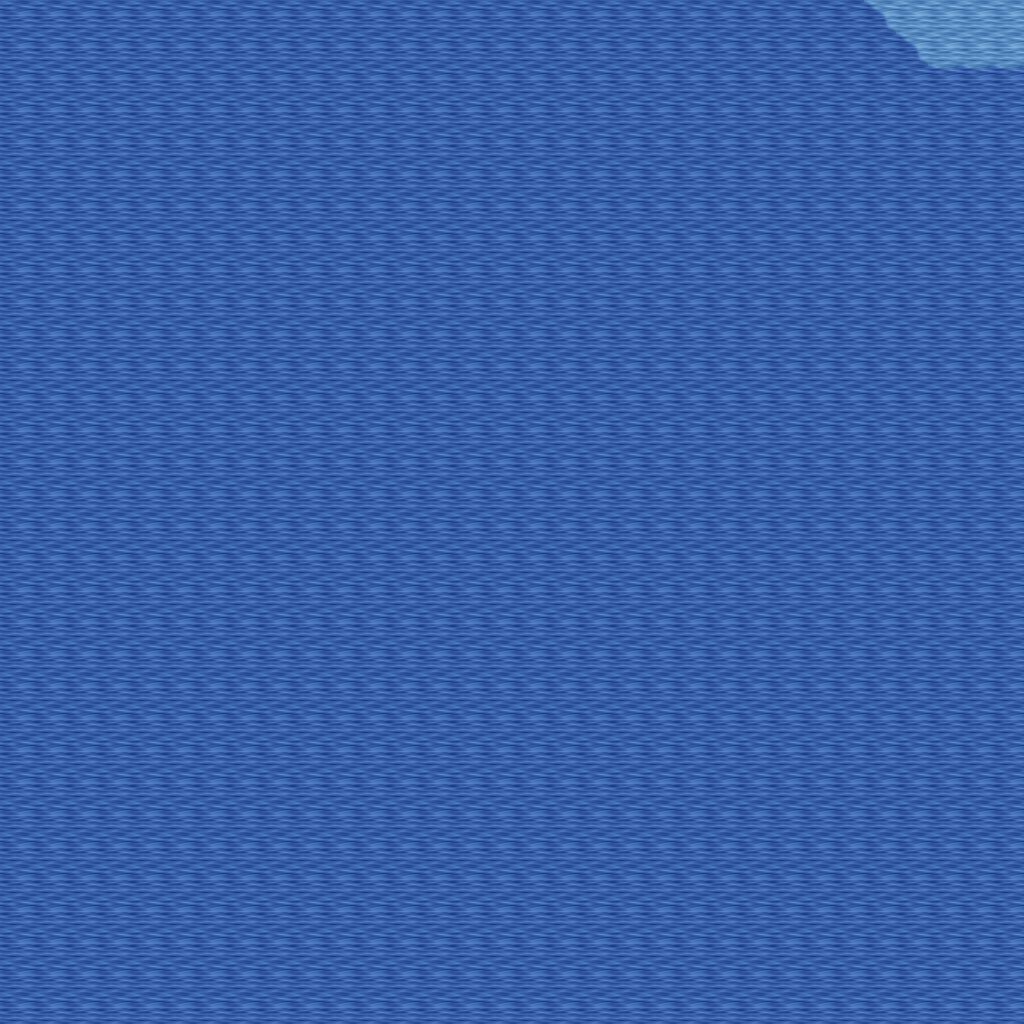

Below is a game level as drawn by its tile map, then a one-line description and the .tmx that defines it (tile-layer data replaced by summaries):
An orthogonal 32x32 tile map with 32x32 px tiles, 5 tile layers (Ground, Objects, Objects2, Above, ...), 1 hidden layer not drawn, 24 tilesets.

<map version="1.10" tiledversion="1.11.0" orientation="orthogonal" renderorder="right-down" width="32" height="32" tilewidth="32" tileheight="32" infinite="0" nextlayerid="11" nextobjectid="1">
 <tileset firstgid="1" name="ground_ground" tilewidth="32" tileheight="32" tilecount="33" columns="3">
  <image source="../drawable/ground_ground.png" width="96" height="352" />
 </tileset>
 <tileset firstgid="34" name="ground_ridge_earth_dark" tilewidth="32" tileheight="32" tilecount="96" columns="12">
  <image source="../drawable/ground_ridge_earth_dark.png" width="384" height="256" />
 </tileset>
 <tileset firstgid="130" name="ground_grass_edges" tilewidth="32" tileheight="32" tilecount="36" columns="12">
  <image source="../drawable/ground_grass_edges.png" width="384" height="96" />
 </tileset>
 <tileset firstgid="166" name="ground_water_pool" tilewidth="32" tileheight="32" tilecount="72" columns="3">
  <image source="../drawable/ground_water_pool.png" width="96" height="768" />
 </tileset>
 <tileset firstgid="238" name="plant_flower_daisy_white" tilewidth="32" tileheight="32" tilecount="8" columns="2">
  <image source="../drawable/plant_flower_daisy_white.png" width="64" height="128" />
 </tileset>
 <tileset firstgid="246" name="ground_rock_pebbles" tilewidth="32" tileheight="32" tilecount="3" columns="1">
  <image source="../drawable/ground_rock_pebbles.png" width="32" height="96" />
 </tileset>
 <tileset firstgid="249" name="plant_grasses" tilewidth="32" tileheight="32" tilecount="6" columns="3">
  <image source="../drawable/plant_grasses.png" width="96" height="64" />
 </tileset>
 <tileset firstgid="255" name="plant_flower_daisy_yellow" tilewidth="32" tileheight="32" tilecount="8" columns="2">
  <image source="../drawable/plant_flower_daisy_yellow.png" width="64" height="128" />
 </tileset>
 <tileset firstgid="263" name="ground_grass_corners" tilewidth="32" tileheight="32" tilecount="24" columns="6">
  <image source="../drawable/ground_grass_corners.png" width="192" height="128" />
 </tileset>
 <tileset firstgid="287" name="plant_tree_tree_darkgreen" tilewidth="32" tileheight="32" tilecount="88" columns="8">
  <image source="../drawable/plant_tree_tree_darkgreen.png" width="256" height="352" />
 </tileset>
 <tileset firstgid="375" name="plant_flower_daisy_blue" tilewidth="32" tileheight="32" tilecount="8" columns="2">
  <image source="../drawable/plant_flower_daisy_blue.png" width="64" height="128" />
 </tileset>
 <tileset firstgid="383" name="plant_flower_daisy_red" tilewidth="32" tileheight="32" tilecount="8" columns="2">
  <image source="../drawable/plant_flower_daisy_red.png" width="64" height="128" />
 </tileset>
 <tileset firstgid="391" name="ground_earth_edges" tilewidth="32" tileheight="32" tilecount="18" columns="6">
  <image source="../drawable/ground_earth_edges.png" width="192" height="96" />
 </tileset>
 <tileset firstgid="409" name="ground_water_waterfall" tilewidth="32" tileheight="32" tilecount="120" columns="8">
  <image source="../drawable/ground_water_waterfall.png" width="256" height="480" />
 </tileset>
 <tileset firstgid="529" name="logic_creature_elf" tilewidth="32" tileheight="32" tilecount="16" columns="8">
  <image source="../drawable/logic_creature_elf.png" width="256" height="64" />
 </tileset>
 <tileset firstgid="545" name="logic_item_resources" tilewidth="32" tileheight="32" tilecount="6" columns="6">
  <image source="../drawable/logic_item_resources.png" width="192" height="32" />
 </tileset>
 <tileset firstgid="551" name="logic_creature_animal" tilewidth="32" tileheight="32" tilecount="32" columns="8">
  <image source="../drawable/logic_creature_animal.png" width="256" height="128" />
 </tileset>
 <tileset firstgid="583" name="logic_collision" tilewidth="32" tileheight="32" tilecount="1" columns="1">
  <image source="../drawable/logic_collision.png" width="32" height="32" />
 </tileset>
 <tileset firstgid="584" name="object_suspension_bridge" tilewidth="32" tileheight="32" tilecount="24" columns="3">
  <image source="../drawable/object_suspension_bridge.png" width="96" height="256" />
 </tileset>
 <tileset firstgid="608" name="logic_creature_elemental" tilewidth="32" tileheight="32" tilecount="16" columns="8">
  <image source="../drawable/logic_creature_elemental.png" width="256" height="64" />
 </tileset>
 <tileset firstgid="624" name="ground_rock_rocks_3" tilewidth="32" tileheight="32" tilecount="16" columns="4">
  <image source="../drawable/ground_rock_rocks_3.png" width="128" height="128" />
 </tileset>
 <tileset firstgid="640" name="object_rotating_crystal" tilewidth="32" tileheight="32" tilecount="48" columns="8">
  <image source="../drawable/object_rotating_crystal.png" width="256" height="192" />
 </tileset>
 <tileset firstgid="688" name="light_white_1x1" tilewidth="32" tileheight="32" tilecount="1" columns="1">
  <image source="../drawable/light_white_1x1.png" width="32" height="32" />
 </tileset>
 <tileset firstgid="689" name="light_light_5x5" tilewidth="32" tileheight="32" tilecount="25" columns="5">
  <image source="../drawable/light_light_5x5.png" width="160" height="160" />
 </tileset>
 <layer id="1" name="Ground" width="32" height="32">
  <data>[1024 cells, 1024 non-empty, 2 distinct tile ids]</data>
 </layer>
 <layer id="2" name="Objects" width="32" height="32">
  <data>[1024 cells, 5 non-empty, 2 distinct tile ids]</data>
 </layer>
 <layer id="3" name="Objects2" width="32" height="32">
  <data>[1024 cells, 0 non-empty, 0 distinct tile ids]</data>
 </layer>
 <layer id="4" name="Above" width="32" height="32">
  <data>[1024 cells, 0 non-empty, 0 distinct tile ids]</data>
 </layer>
 <layer id="5" name="Above2" width="32" height="32">
  <data>[1024 cells, 0 non-empty, 0 distinct tile ids]</data>
 </layer>
 <layer id="6" name="Walkable" width="32" height="32" visible="0">
  <data>[1024 cells, 1020 non-empty, 1 distinct tile ids]</data>
 </layer>
 <objectgroup id="7" name="Mapevents" />
 <objectgroup id="8" name="Spawn" />
 <objectgroup id="9" name="Keys" />
 <objectgroup id="10" name="Replace" />
</map>
